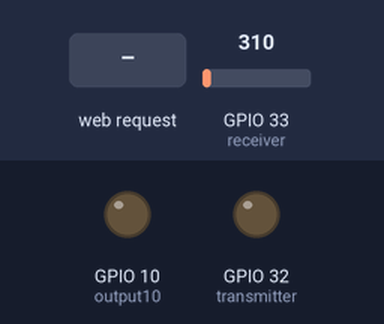
This sketch was run on a simulated ESP32. On the bench: output pins drawn as LEDs (lit = HIGH). The test bench sets the inputs (shaded band); at power-on: GPIO 33 (receiver) = 310. WiFi joins after 1.5 s; servers stay silent unless stated; what the sketch prints to the serial monitor is not drawn.

Above: at 2.7 s.
2.8 s: HTTP request GET /10/on received
At 3.1 s:
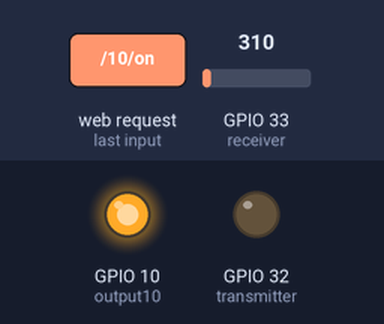
4.3 s: HTTP request GET /10/off received
At 5.4 s:
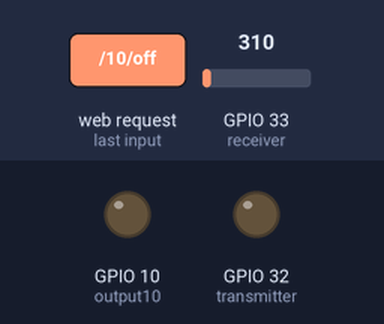
Timing chart, 0 to 7.3 s (numbered marks = the images above; inputs shaded):
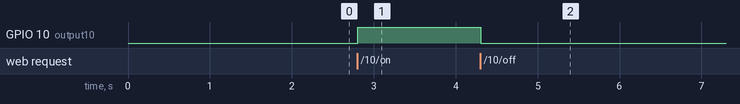

Measured:
- after the input at 2.8 s, GPIO 10 (output10): LOW → HIGH at once
- after the input at 4.3 s, GPIO 10 (output10): HIGH → LOW at once

The sketch:

Web_Server_codes.ino
```cpp
/*********
  Rui Santos
  Complete project details at http://randomnerdtutorials.com
*********/

// Load Wi-Fi library
#include <WiFi.h>
#include <esp_now.h>
#include <HardwareSerial.h>

// define pins
#define output10 10
#define receiver 33
#define transmitter 32

// Replace with your network credentials
const char* ssid = "Turtle";
const char* password = "Pedroche87";

// Set web server port number to 80
WiFiServer server(80);

// Variable to store the HTTP request
String header;

// Auxiliar variables to store the current output state
String output10State = "off";

// Current time
unsigned long currentTime = millis();
// Previous time
unsigned long previousTime = 0;
// Define timeout time in milliseconds (example: 2000ms = 2s)
const long timeoutTime = 2000;

void setup() {
  Serial.begin(115200);

  // Initialize G10(LED) as OUTPUT
  pinMode(output10, OUTPUT);

  // Init transmitter as output and receiver as input
  pinMode(receiver, INPUT);
  pinMode(transmitter, OUTPUT);

  // Set G10 to LOW
  digitalWrite(output10, LOW);


  // Connect to Wi-Fi network with SSID and password
  Serial.print("Connecting to ");
  Serial.println(ssid);
  WiFi.begin(ssid, password);
  while (WiFi.status() != WL_CONNECTED) {
    delay(500);
    Serial.print(".");
  }
  // Print local IP address and start web server
  Serial.println("");
  Serial.println("WiFi connected.");
  Serial.println("IP address: ");
  Serial.println(WiFi.localIP());
  server.begin();
}

void loop() {
  WiFiClient client = server.available();  // Listen for incoming clients

  if (client) {  // If a new client connects,
    currentTime = millis();
    previousTime = currentTime;
    Serial.println("New Client.");  // print a message out in the serial port
    String currentLine = "";        // make a String to hold incoming data from the client

    while (client.connected() && currentTime - previousTime <= timeoutTime) {  // loop while the client's connected

      currentTime = millis();

      if (client.available()) {  // if there's bytes to read from the client,
        char c = client.read();  // read a byte, then
        Serial.write(c);         // print it out the serial monitor
        header += c;

        if (c == '\n') {  // if the byte is a newline character

          // if the current line is blank, you got two newline characters in a row.
          // that's the end of the client HTTP request, so send a response:
          if (currentLine.length() == 0) {

            // HTTP headers always start with a response code (e.g. HTTP/1.1 200 OK)
            // and a content-type so the client knows what's coming, then a blank line:
            client.println("HTTP/1.1 200 OK");
            client.println("Content-type:text/html");
            client.println("Connection: close");
            client.println();

            // turns the GPIOs on and off
            if (header.indexOf("GET /10/on") >= 0) {
              Serial.println("GPIO 10 on");
              output10State = "on";
              digitalWrite(output10, HIGH);
            } else if (header.indexOf("GET /10/off") >= 0) {
              Serial.println("GPIO 10 off");
              output10State = "off";
              digitalWrite(output10, LOW);
            }

            // Display the HTML web page
            client.println("<!DOCTYPE html><html>");
            client.println("<head><meta name=\"viewport\" content=\"width=device-width, initial-scale=1\">");
            client.println("<link rel=\"icon\" href=\"data:,\">");

            // To not have issues with character on web page
            client.println("<meta charset=\"UTF-8\">");

            //to refresh the page every 5 seconds for data update
            client.println("<meta http-equiv=\"refresh\" content=\"5\" >");
            client.println("<link rel=\"icon\" href=\"data:,\">");

            // CSS to style the on/off buttons
            // Feel free to change the background-color and font-size attributes to fit your preferences
            client.println("<style>html { font-family: Helvetica; display: inline-block; margin: 0px auto; text-align: center;}");
            client.println(".button { background-color: #4CAF50; border: none; color: white; padding: 16px 40px;");
            client.println("text-decoration: none; font-size: 30px; margin: 2px; cursor: pointer;}");
            client.println(".button2 {background-color: #555555;}</style></head>");

            // Web Page Heading
            client.println("<body><h1>test Web Server</h1>");

            // Display current state, and ON/OFF buttons for GPIO 26
            client.println("<p>GPIO 10 - State " + output10State + "</p>");
            // If the output26State is off, it displays the ON button
            if (output10State == "off") {
              client.println("<p><a href=\"/10/on\"><button class=\"button\">ON</button></a></p>");
            } else {
              client.println("<p><a href=\"/10/off\"><button class=\"button button2\">OFF</button></a></p>");
            }

            //To Show Data
            //characters
            //Speed
            double temp = analogRead(receiver);
            String speed = String(temp);
            client.println("<p class=\"par\">test </p>");
            // if ( temp < 21)
            client.println("<p> <span class=\"inpu\" style=\"background-color: #198754!important; color:#f8f9fa!important;\"> " + speed + " </span></p>");
            // else if ( temp > 24)
            //   client.println("<p> <span class=\"lm35\" style=\"background-color: #dc3545!important; color:#f8f9fa!important;\"> " + celsius + "°C </span></p>");
            // else
            //   client.println("<p> <span class=\"lm35\" style=\"background-color: #ffc107!important; color:#212529!important;\"> " + celsius + "°C </span></p>");

            // String test = analogRead(receiver);
            // client.println("<p class=\"par\">testing</p>");
            // client.println("<p class=\"par\"> test </p>");

            client.println("</body></html>");

            // The HTTP response ends with another blank line
            client.println();
            // Break out of the while loop
            break;
          } else {  // if you got a newline, then clear currentLine
            currentLine = "";
          }
        } else if (c != '\r') {  // if you got anything else but a carriage return character,
          currentLine += c;      // add it to the end of the currentLine
        }
      }
    }
    // Clear the header variable
    header = "";
    // Close the connection
    client.stop();
    Serial.println("Client disconnected.");
    Serial.println("");
  }
}
```
